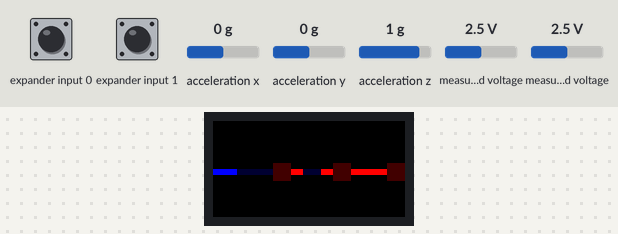
The sketch below on a simulated Arduino Uno, built with avr-gcc and run on an emulated ATmega328P. Parts: 32×16 colour display. Wiring (inferred from the names in the program): Wii Nunchuk at I2C address 0x52. The test bench sets the inputs (shaded band); at power-on: measured voltage 2.5 V, expander input 0 HIGH, expander input 1 HIGH, acceleration x 0 g, acceleration y 0 g, acceleration z 1 g. What the sketch prints to the serial monitor is not drawn.

Above: at 1.2 s.
1.3 s: measured voltage (sensor 200) set to 0.1 V
At 1.52 s:
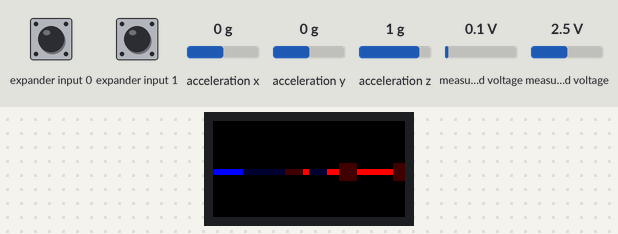
2.8 s: measured voltage (sensor 200) set to 1.2 V
At 4.0 s:
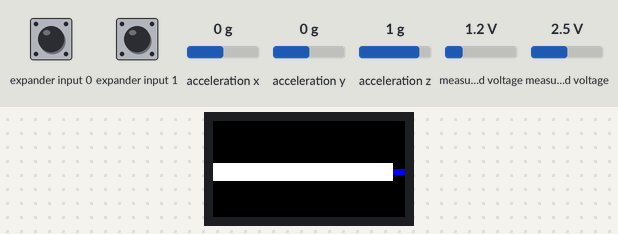
4.3 s: expander input 0 pulled LOW for 1 s
At 6.2 s:
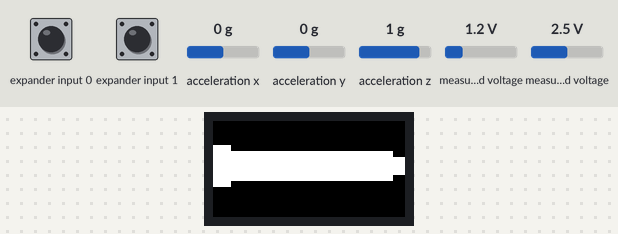
6.8 s: expander input 1 pulled LOW for 0.15 s
At 7.8 s:
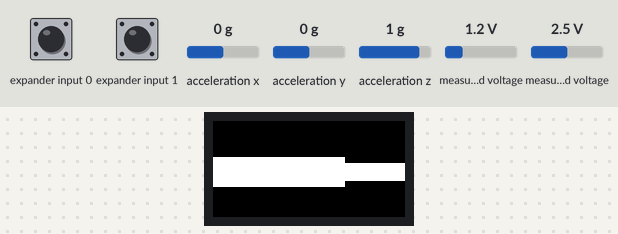
Timing chart, 0 to 9.4 s (numbered marks = the images above; inputs shaded):
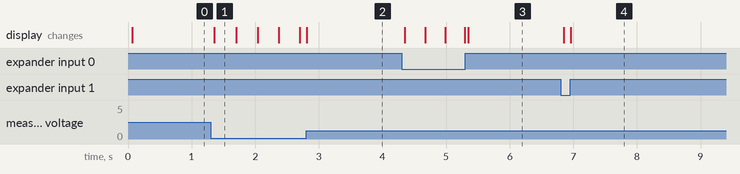

The sketch:

Raycaster.ino
```cpp
#include <Adafruit_GFX.h>   // Core graphics library
#include <RGBmatrixPanel.h> // Hardware graphics library

#include "nunchuk.h"
//Basic Colors
#define RED    0xf800
#define GREEN 0x07e0
#define BLUE  0x001f
#define BLACK 0x0000
#define YELLOW  0xffe0
#define WHITE 0xffff

//Other Colors
#define CYAN    0x07ff
#define BRIGHT_RED  0xf810
#define GRAY1   0x8410
#define GRAY2   0x4208
#define MAGENTA     0xf81f

// Defs for stick
#define STICK_X     A5
#define STIee CK_Y     A4
#define EXTRA_GND_1 6
//#define EXTRA_GND_2 7

// Defs for led panel
#define CLK 11
#define LAT A3
#define OE  9
#define A   A0
#define B   A1
#define C   A2
RGBmatrixPanel matrix(A, B, C, CLK, LAT, OE, false);

struct Player {
public:
  double xPos = 16, yPos = 9;
  double xDir = 1, yDir = 0, xPlane = 0, yPlane = 0.66;
  bool forward = false, backward = false, left = false, right = false;

  const double moveSpeed = .16;
  const double rotSpeed = .045;
};

byte level_map[24][32] = {
  {1,1,1,1,1,1,1,1,1,1,1,1,1,1,1,1,1,1,1,1,1,1,1,1,1,1,1,1,1,1,1,1},
  {1,0,0,0,0,0,0,0,0,0,0,0,0,0,0,0,0,0,0,0,0,0,0,0,0,0,0,0,0,0,0,1},
  {1,0,0,2,2,2,0,0,2,2,2,2,2,2,2,2,2,2,2,2,2,2,2,0,0,0,0,0,0,0,0,1},
  {1,0,0,2,0,2,0,0,0,0,0,0,0,0,0,0,0,0,0,0,0,0,0,0,0,0,0,0,0,0,0,1},
  {1,0,0,2,0,2,0,0,0,0,0,0,0,0,0,0,0,0,0,0,0,0,0,0,0,0,0,0,0,0,0,1},
  {1,0,0,0,0,2,0,0,0,0,0,0,0,0,0,0,0,0,0,0,0,0,0,0,0,0,0,0,0,0,0,1},
  {1,0,0,0,0,2,0,0,0,0,0,0,0,0,0,0,0,0,0,0,0,0,0,0,0,0,0,0,0,0,0,1},
  {1,0,0,0,0,2,0,0,0,0,0,0,0,0,0,0,0,0,0,0,0,0,0,0,4,4,4,4,4,4,4,1},
  {1,0,0,2,0,2,0,0,0,0,0,0,0,0,0,0,0,0,0,0,0,0,0,0,0,0,0,0,0,0,0,1},
  {1,0,0,2,0,2,0,0,0,0,0,0,0,0,0,0,0,0,0,0,0,0,0,0,0,0,0,0,0,0,0,1},
  {1,0,0,2,2,2,0,0,0,0,0,0,0,0,0,0,0,0,0,0,0,0,0,0,4,4,4,4,4,4,4,1},
  {1,0,0,0,0,0,0,0,0,0,0,0,0,0,0,0,0,0,0,0,0,0,0,0,0,0,0,0,0,0,0,1},
  {1,0,0,0,0,0,0,0,0,0,0,0,0,0,0,0,0,0,0,0,0,0,0,0,0,0,0,0,0,0,0,1},
  {1,0,0,0,0,0,0,0,0,0,0,0,0,0,0,0,0,0,0,0,0,0,0,0,4,4,4,4,4,4,4,1},
  {1,0,0,0,0,0,0,0,0,0,3,3,3,0,0,3,3,3,0,0,0,0,0,0,0,0,0,0,0,0,0,1},
  {1,0,0,0,0,0,0,0,0,0,3,0,3,0,0,3,0,3,0,0,0,0,0,0,0,0,0,0,0,0,0,1},
  {1,0,0,0,0,0,0,0,0,0,3,0,3,0,0,3,0,3,0,0,0,0,0,0,0,0,0,0,0,0,0,1},
  {1,0,0,0,0,0,0,0,0,0,3,0,3,0,0,3,0,3,0,0,0,0,0,0,0,0,0,0,0,0,0,1},
  {1,0,0,3,0,0,0,3,3,0,3,3,3,3,3,3,3,3,0,3,3,0,3,0,0,0,0,0,0,0,0,1},
  {1,0,0,3,0,0,0,3,0,0,0,0,0,0,0,0,0,0,0,0,3,0,3,0,0,0,0,0,0,0,0,1},
  {1,0,0,3,0,0,0,3,0,0,0,0,0,0,0,0,0,0,0,0,3,0,3,0,0,0,0,0,0,0,0,1},
  {1,0,0,3,3,3,3,3,3,3,3,3,3,3,3,3,3,3,3,3,3,3,3,0,0,0,0,0,0,0,0,1},
  {1,0,0,0,0,0,0,0,0,0,0,0,0,0,0,0,0,0,0,0,0,0,0,0,0,0,0,0,0,0,0,1},
  {1,1,1,1,1,1,1,1,1,1,1,1,1,1,1,1,1,1,1,1,1,1,1,1,1,1,1,1,1,1,1,1}
};

//// a 32x24 block map
//byte level_map[32][20] = {
//  {1,1,1,1,1,1,1,1,1,1,1,1,1,1,1,1,1,1,1,1},
//  {1,1,1,1,1,1,1,0,0,0,0,0,0,0,1,1,1,1,1,1},
//  {1,1,1,1,1,0,0,0,0,0,0,0,0,0,0,0,1,1,1,1},
//  {1,1,1,1,0,0,0,0,0,0,0,0,0,0,0,0,0,1,1,1},
//  {1,1,1,0,0,0,0,0,0,0,0,0,0,0,0,0,0,0,1,1},
//  {1,1,1,0,0,0,0,0,0,0,0,0,0,0,0,0,0,0,1,1},
//  {1,1,1,0,0,0,0,0,4,4,4,4,0,0,0,0,0,0,1,1},
//  {1,1,0,0,0,0,0,4,4,4,4,4,4,0,0,0,0,0,0,1},
//  {1,1,0,0,0,0,4,4,4,4,4,4,4,4,0,0,0,0,0,1},
//  {1,1,0,0,0,0,4,4,4,4,4,4,4,4,0,0,0,0,0,1},
//  {1,0,0,0,0,0,4,4,4,4,4,4,4,4,0,0,0,0,0,1},
//  {1,0,0,0,0,0,0,0,0,0,0,0,0,0,0,0,0,0,0,2},
//  {1,0,0,0,0,0,0,0,0,0,0,0,0,0,0,0,0,0,0,2},
//  {1,0,0,0,0,0,0,0,0,0,0,0,0,0,0,0,0,0,0,2},
//  {1,0,0,0,0,0,0,0,0,0,0,0,0,0,0,0,0,0,0,2},
//  {1,0,0,0,0,0,0,0,0,0,0,0,0,0,0,0,0,0,0,2},
//  {3,0,0,0,0,0,4,4,4,4,4,4,4,4,0,0,0,0,0,2},
//  {3,0,0,0,0,0,4,4,4,4,4,4,4,4,0,0,0,0,0,2},
//  {3,0,0,0,0,0,4,4,4,4,4,4,4,4,0,0,0,0,0,2},
//  {3,0,0,0,0,0,0,4,4,4,4,4,4,0,0,0,0,0,0,2},
//  {3,0,0,0,0,0,0,4,4,4,4,4,4,0,0,0,0,0,0,2},
//  {3,0,0,0,0,0,0,0,4,4,4,4,0,0,0,0,0,0,0,2},
//  {3,3,0,0,0,0,0,0,4,4,4,4,0,0,0,0,0,0,2,2},
//  {3,3,0,0,0,0,0,0,0,4,4,0,0,0,0,0,0,0,2,2},
//  {3,3,0,0,0,0,0,0,0,0,0,0,0,0,0,0,0,0,2,2},
//  {3,3,3,0,0,0,0,0,0,0,0,0,0,0,0,0,0,2,2,2},
//  {3,3,3,0,0,0,0,0,0,0,0,0,0,0,0,0,0,2,2,2},
//  {3,3,3,3,0,0,0,0,0,0,0,0,0,0,0,0,2,2,2,2},
//  {3,3,3,3,3,0,0,0,0,0,0,0,0,0,0,2,2,2,2,2},
//  {3,3,3,3,3,3,3,0,0,0,0,0,0,2,2,2,2,2,2,2},
//  {3,3,3,3,3,3,3,3,3,3,2,2,2,2,2,2,2,2,2,2}
//};

int mapWidth = 0;
int mapHeight = 0;

const int SCREEN_WIDTH = 32;
const int SCREEN_HEIGHT = 16;

Player player;
Nunchuk controller;

void cast_rays(int stepNum) {
  double cameraX, rayDirX, rayDirY, sideDistX, sideDistY, deltaDistX, deltaDistY, perpWallDist;
  int mapX, mapY, stepX, stepY, side;
  bool hit;

  for(int x = 0; x < SCREEN_WIDTH; x++) {
    cameraX = 2 * x / (double)(SCREEN_WIDTH) - 1;
    rayDirX = player.xDir + player.xPlane * cameraX;
    rayDirY = player.yDir + player.yPlane * cameraX;

    mapX = (int)player.xPos;
    mapY = (int)player.yPos;

    deltaDistX = sqrt(1 + (rayDirY * rayDirY) / (rayDirX * rayDirX));
    deltaDistY = sqrt(1 + (rayDirX * rayDirX) / (rayDirY * rayDirY));

    side = 0;
    hit = false;

    if(rayDirX < 0) {
      stepX = -1;
      sideDistX = (player.xPos - mapX) * deltaDistX;
    } else {
      stepX = 1;
      sideDistX = (mapX + 1.0 - player.xPos) * deltaDistX;
    }

    if(rayDirY < 0) {
      stepY = -1;
      sideDistY = (player.yPos - mapY) * deltaDistY;
    } else {
      stepY = 1;
      sideDistY = (mapY + 1 - player.yPos) * deltaDistY;
    }

    while(!hit) {
      if(sideDistX < sideDistY) {
        sideDistX += deltaDistX;
        mapX += stepX;
        side = 0;
      } else {
        sideDistY += deltaDistY;
        mapY += stepY;
        side = 1;
      }

      // Check if ray has hit a wall
      if(level_map[mapY][mapX] != 0) {
        hit = true;
//        Serial.print(mapY);
//        Serial.print(", ");
//        Serial.print(mapX);
//        Serial.print(" - ");
//        Serial.println(level_map[mapY][mapX]);
      }
    }

    // Calculate distance to point of impact
    if(side == 0)
      perpWallDist = sqrt(((mapX - player.xPos + (1 - stepX) / 2) / rayDirX) * ((mapX - player.xPos + (1 - stepX) / 2) / rayDirX));
    else
      perpWallDist = sqrt(((mapY - player.yPos + (1 - stepY) / 2) / rayDirY) * ((mapY - player.yPos + (1 - stepY) / 2) / rayDirY));

    // Now calculate height of the wal based on the distance from the camera
    int lineHeight;
    if(perpWallDist > 0)
      lineHeight = abs((int)(SCREEN_HEIGHT / perpWallDist));
    else
      lineHeight = SCREEN_HEIGHT;

    // Calculate lowest and heighest pixel to fill in current stripe
    int drawStart = -lineHeight / 2 + SCREEN_HEIGHT / 2;

    if(drawStart < 0)
      drawStart = 0;

    int drawEnd = lineHeight / 2 + SCREEN_HEIGHT / 2;
    if(drawEnd >= SCREEN_HEIGHT)
      drawEnd = SCREEN_HEIGHT - 1;

    int texNum = level_map[mapY][mapX];

//    Serial.print("Texture: ");
//    Serial.print(texNum);
//    Serial.print(" from pos: (");
//    Serial.print(mapX);
//    Serial.print(", ");
//    Serial.print(mapY);
//    Serial.print(") - Line down from (");
//    Serial.print(x);
//    Serial.print(", ");
//    Serial.print(drawStart);
//    Serial.print(") to (");
//    Serial.print(x);
//    Serial.print(", ");
//    Serial.print(drawEnd);
//    Serial.println(")");

    //Serial.println(texNum);
    if(stepNum >= 3 && (player.forward || player.backward)) {
      drawStart --;
      drawEnd --;
    }

    if(drawEnd >= SCREEN_HEIGHT)
      drawEnd = SCREEN_HEIGHT - 1;
    if(drawStart < 0)
      drawStart = 0;

    if(texNum != 0) {
      matrix.drawLine(x, 0, x, drawStart, BLACK);
      matrix.drawLine(x, drawEnd, x, SCREEN_HEIGHT, BLACK);
      if(side == 1) {
        if(texNum == 1) {
          matrix.drawLine(x, drawStart, x, drawEnd, BLUE);
        }
        if(texNum == 2) {
          matrix.drawLine(x, drawStart, x, drawEnd, WHITE);
        }
        if(texNum == 3) {
          matrix.drawLine(x, drawStart, x, drawEnd, GREEN);
        }
        if(texNum == 4) {
          matrix.drawLine(x, drawStart, x, drawEnd, RED);
        }
      } else {
        if(texNum == 1)
          matrix.drawLine(x, drawStart, x, drawEnd, 0x0007);
        if(texNum == 2)
          matrix.drawLine(x, drawStart, x, drawEnd, GRAY2);
        if(texNum == 3)
          matrix.drawLine(x, drawStart, x, drawEnd, 0x03e0);
        if(texNum == 4)
          matrix.drawLine(x, drawStart, x, drawEnd, matrix.Color333(2, 0, 0));
      }
    }
  }
}

bool player_move() {
  bool success = false;

  if(player.forward) {
    if(level_map[int(player.yPos)][int(player.xPos + player.xDir * player.moveSpeed)] == 0
        && int(player.xPos + player.xDir * player.moveSpeed) < mapWidth
        && int(player.xPos + player.xDir * player.moveSpeed) > 0) {
      player.xPos += player.xDir * player.moveSpeed;
      success = true;
    }
    if(level_map[int(player.yPos + player.yDir * player.moveSpeed)][int(player.xPos)] == 0
        && int(player.yPos + player.yDir * player.moveSpeed) < mapWidth
        && int(player.yPos + player.yDir * player.moveSpeed) > 0) {
      player.yPos += player.yDir * player.moveSpeed;
      success = true;
    }
  } else if(player.backward) {
    if(level_map[int(player.yPos)][int(player.xPos - player.xDir * player.moveSpeed)] == 0
        && int(player.xPos - player.xDir * player.moveSpeed) < mapWidth
        && int(player.xPos - player.xDir * player.moveSpeed) > 0) {
      player.xPos -= player.xDir * player.moveSpeed;
      success = true;
    }
    if(level_map[int(player.yPos - player.yDir * player.moveSpeed)][int(player.xPos)] == 0
        && int(player.yPos - player.yDir * player.moveSpeed) < mapWidth
        && int(player.yPos - player.yDir * player.moveSpeed) > 0) {
      player.yPos -= player.yDir * player.moveSpeed;
      success = true;
    }
  }

  if(player.left) {
    double oldXDir = player.xDir;
    player.xDir = player.xDir*cos(-player.rotSpeed) - player.yDir*sin(-player.rotSpeed);
    player.yDir = oldXDir*sin(-player.rotSpeed) + player.yDir*cos(-player.rotSpeed);

    double oldXPlane = player.xPlane;
    player.xPlane = player.xPlane*cos(-player.rotSpeed) - player.yPlane*sin(-player.rotSpeed);
    player.yPlane = oldXPlane*sin(-player.rotSpeed) + player.yPlane*cos(-player.rotSpeed);

    success = true;
  } else if(player.right) {
    double oldXDir = player.xDir;
    player.xDir = player.xDir*cos(player.rotSpeed) - player.yDir*sin(player.rotSpeed);
    player.yDir = oldXDir*sin(player.rotSpeed) + player.yDir*cos(player.rotSpeed);

    double oldXPlane = player.xPlane;
    player.xPlane = player.xPlane*cos(player.rotSpeed) - player.yPlane*sin(player.rotSpeed);
    player.yPlane = oldXPlane*sin(player.rotSpeed) + player.yPlane*cos(player.rotSpeed);

    success = true;
  }

  return success;
}

void check_controls() {
  controller.update();

  if(controller.left()) {
    player.left = true;
    player.right = false;
  } else if(controller.right()) {
    player.left = false;
    player.right = true;
  } else {
    if(player.left)
      player.left = false;
    if(player.right)
      player.right = false;
  }

  if(controller.z_button()) {
    player.forward = true;
    player.backward = false;
  } else if(controller.c_button()) {
    player.forward = false;
    player.backward = true;
  } else {
    if(player.forward)
      player.forward = false;
    if(player.backward)
      player.backward = false;
  }

//  if(controller.z_button()) {
//    player.forward = true;
//  } else {
//    if(player.forward)
//      player.forward = false;
//  }
}

void setup() {
  matrix.begin();
  Serial.begin(9600);

  // Add extra ground connections for stick
  pinMode(EXTRA_GND_1, OUTPUT);
//  pinMode(EXTRA_GND_2, OUTPUT);
  digitalWrite(EXTRA_GND_1, LOW);
//  digitalWrite(EXTRA_GND_2, LOW);

  mapWidth = sizeof(level_map[0])/sizeof(byte);
  mapHeight = sizeof(level_map)/mapWidth/sizeof(byte);

  Serial.print(mapWidth);
  Serial.print(" x ");
  Serial.println(mapHeight);

  controller.initialize();

//  Serial.println(numRays);

  cast_rays(0);
}

int stepNum = 0;
void loop() {
  check_controls();
  if(player_move()) {
    cast_rays(stepNum++);

    if(stepNum >= 7)
      stepNum = 0;
  }
}
```

nunchuk.cpp
```cpp
#include <Arduino.h>
#include <Wire.h>
#include "nunchuk.h"

#define NUNCHUK_DEVICE_ID 0x52

void Nunchuk::initialize() {
  Wire.begin();
  Wire.beginTransmission(NUNCHUK_DEVICE_ID);
  Wire.write(0x40);
  Wire.write(0x00);
  Wire.endTransmission();
  update();
}

bool Nunchuk::update() {
  delay(1);
  Wire.requestFrom(NUNCHUK_DEVICE_ID, NUNCHUK_BUFFER_SIZE);
  int byte_counter = 0;
  while (Wire.available() && byte_counter < NUNCHUK_BUFFER_SIZE)
  _buffer[byte_counter++] = decode_byte(Wire.read());
  request_data();
  return byte_counter == NUNCHUK_BUFFER_SIZE;
}

void Nunchuk::request_data() {
  Wire.beginTransmission(NUNCHUK_DEVICE_ID);
  Wire.write(0x00);
  Wire.endTransmission();
}

char Nunchuk::decode_byte(const char b) {
  return (b ^ 0x17) + 0x17;
}
```

nunchuk.h
```cpp
#define NUNCHUK_BUFFER_SIZE 6

class Nunchuk {
public:
  void initialize();
  bool update();

  int joystick_x() const { return _buffer[0]; }
  int joystick_y() const { return _buffer[1]; }

  bool left()  const { return _buffer[0] < 50; }
  bool right() const { return _buffer[0] > 200; }
  bool up()    const { return _buffer[1] > 200; }
  bool down()  const { return _buffer[1] < 60; }

  int x_acceleration() const {
    return ((int)(_buffer[2]) << 2) | ((_buffer[5] >> 2) & 0x03);
  }
  int y_acceleration() const {
    return ((int)(_buffer[3]) << 2) | ((_buffer[5] >> 4) & 0x03);
  }
  int z_acceleration() const {
    return ((int)(_buffer[4]) << 2) | ((_buffer[5] >> 6) & 0x03);
  }

  bool z_button() const { return !(_buffer[5] & 0x01); }
  bool c_button() const { return !(_buffer[5] & 0x02); }

private:
  void request_data();
  char decode_byte(const char);

  unsigned char _buffer[NUNCHUK_BUFFER_SIZE];
};
```

Measured:
- after the input at 1.3 s, the display: changes after 0.06 s (image 1)
- after the input at 4.3 s, the display: first changes after 0.05 s (image 3 shows a later state)
- after the input at 6.8 s, the display: first changes after 0.05 s (image 4 shows a later state)
